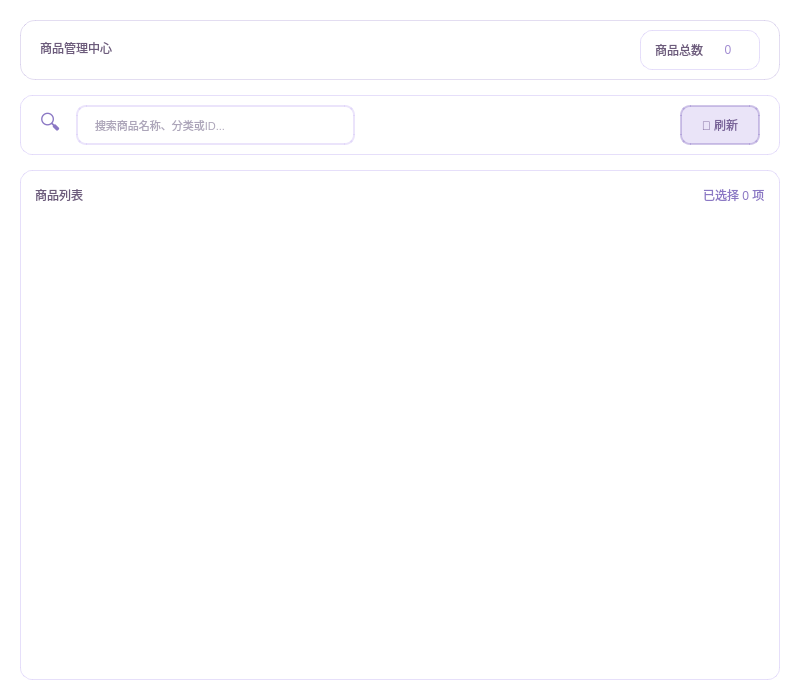
<?xml version="1.0" encoding="UTF-8"?>
<ui version="4.0">
 <class>ProductPage</class>
 <widget class="QWidget" name="ProductPage">
  <property name="geometry">
   <rect>
    <x>0</x>
    <y>0</y>
    <width>800</width>
    <height>700</height>
   </rect>
  </property>
  <property name="windowTitle">
   <string>商品管理</string>
  </property>
  <property name="styleSheet">
   <string notr="true">
/* 主容器样式 */
QWidget#ProductPage {
    background: transparent;
    font-family: &quot;微软雅黑&quot;;
}

/* 标题区域 */
QWidget#headerWidget {
    background: qlineargradient(spread:pad,x1:0,y1:0,x2:1,y2:0,
                stop:0 rgba(161, 140, 209, 0.1),
                stop:1 rgba(184, 164, 230, 0.1));
    border-radius: 15px;
    border: 1px solid rgba(161, 140, 209, 0.3);
}

QLabel#titleLabel {
    color: #6c5b7b;
    font: 700 16pt &quot;微软雅黑&quot;;
    background: transparent;
    border: none;
}

QLabel#subtitleLabel {
    color: #8b78c4;
    font: 11pt &quot;微软雅黑&quot;;
    background: transparent;
    border: none;
}

/* 统计卡片 */
QWidget#statsWidget {
    background: rgba(255, 255, 255, 0.8);
    border-radius: 12px;
    border: 1px solid rgba(214, 201, 247, 0.6);
}

QLabel#statsLabel {
    color: #6c5b7b;
    font: 600 10pt &quot;微软雅黑&quot;;
    background: transparent;
}

QLabel#countLabel {
    color: #a18cd1;
    font: 700 14pt &quot;微软雅黑&quot;;
    background: transparent;
}

/* 搜索区域 */
QWidget#searchWidget {
    background: rgba(255, 255, 255, 0.9);
    border-radius: 12px;
    border: 1px solid rgba(214, 201, 247, 0.6);
}

QLineEdit#searchInput {
    background: rgba(255, 255, 255, 0.8);
    border: 2px solid rgba(214, 201, 247, 0.5);
    border-radius: 10px;
    padding: 12px 15px;
    font: 11pt &quot;微软雅黑&quot;;
    color: #5a4c74;
}

QLineEdit#searchInput:focus {
    border: 2px solid #a18cd1;
    background: white;
}

QLineEdit#searchInput:hover {
    border: 2px solid rgba(161, 140, 209, 0.7);
}

/* 主要按钮样式 - 紫色主题 */
QPushButton#addButton, QPushButton#searchButton {
    background: qlineargradient(spread:pad,x1:0,y1:0,x2:1,y2:0,
                stop:0 #b8a4e6, stop:1 #a18cd1);
    color: white;
    border: none;
    border-radius: 10px;
    padding: 12px 20px;
    font: 600 11pt &quot;微软雅黑&quot;;
    min-width: 100px;
}

QPushButton#addButton:hover, QPushButton#searchButton:hover {
    background: qlineargradient(spread:pad,x1:0,y1:0,x2:1,y2:0,
                stop:0 #a18cd1, stop:1 #9179c4);
}

QPushButton#addButton:pressed, QPushButton#searchButton:pressed {
    background: qlineargradient(spread:pad,x1:0,y1:0,x2:1,y2:0,
                stop:0 #9179c4, stop:1 #8066b7);
}

/* 次要按钮样式 - 浅紫色 */
QPushButton#refreshButton {
    background: rgba(184, 164, 230, 0.3);
    border: 2px solid rgba(161, 140, 209, 0.5);
    border-radius: 10px;
    padding: 10px 15px;
    font: 600 11pt &quot;微软雅黑&quot;;
    color: #7a6599;
}

QPushButton#refreshButton:hover {
    background: rgba(184, 164, 230, 0.5);
    border: 2px solid #a18cd1;
}

QPushButton#refreshButton:pressed {
    background: rgba(184, 164, 230, 0.7);
}

/* 表格样式 */
QWidget#tableWidget {
    background: rgba(255, 255, 255, 0.9);
    border-radius: 12px;
    border: 1px solid rgba(214, 201, 247, 0.6);
}

QTableView {
    background: transparent;
    border: none;
    border-radius: 8px;
    gridline-color: rgba(214, 201, 247, 0.4);
    font: 10pt &quot;微软雅黑&quot;;
    color: #5a4c74;
    selection-background-color: rgba(161, 140, 209, 0.2);
}

QTableView::item {
    padding: 8px;
    border-bottom: 1px solid rgba(214, 201, 247, 0.3);
}

QTableView::item:selected {
    background: rgba(161, 140, 209, 0.2);
    color: #5a4c74;
}

QTableView::item:hover {
    background: rgba(214, 201, 247, 0.2);
}

QHeaderView::section {
    background: qlineargradient(spread:pad,x1:0,y1:0,x2:0,y2:1,
                stop:0 rgba(184, 164, 230, 0.8),
                stop:1 rgba(161, 140, 209, 0.8));
    color: white;
    padding: 10px 8px;
    border: none;
    border-right: 1px solid rgba(255, 255, 255, 0.3);
    font: 600 10pt &quot;微软雅黑&quot;;
}

QHeaderView::section:first {
    border-top-left-radius: 8px;
}

QHeaderView::section:last {
    border-top-right-radius: 8px;
    border-right: none;
}

/* 滚动条样式 */
QScrollBar:vertical {
    background: rgba(214, 201, 247, 0.3);
    width: 8px;
    border-radius: 4px;
}

QScrollBar::handle:vertical {
    background: rgba(161, 140, 209, 0.6);
    border-radius: 4px;
    min-height: 20px;
}

QScrollBar::handle:vertical:hover {
    background: #a18cd1;
}

QScrollBar::add-line:vertical, QScrollBar::sub-line:vertical {
    border: none;
    background: none;
}

QScrollBar:horizontal {
    background: rgba(214, 201, 247, 0.3);
    height: 8px;
    border-radius: 4px;
}

QScrollBar::handle:horizontal {
    background: rgba(161, 140, 209, 0.6);
    border-radius: 4px;
    min-width: 20px;
}

QScrollBar::handle:horizontal:hover {
    background: #a18cd1;
}

QScrollBar::add-line:horizontal, QScrollBar::sub-line:horizontal {
    border: none;
    background: none;
}
   </string>
  </property>
  <layout class="QVBoxLayout" name="mainLayout">
   <property name="spacing">
    <number>15</number>
   </property>
   <property name="leftMargin">
    <number>20</number>
   </property>
   <property name="topMargin">
    <number>20</number>
   </property>
   <property name="rightMargin">
    <number>20</number>
   </property>
   <property name="bottomMargin">
    <number>20</number>
   </property>
   <item>
    <widget class="QWidget" name="headerWidget" native="true">
     <property name="minimumSize">
      <size>
       <width>0</width>
       <height>60</height>
      </size>
     </property>
     <property name="maximumSize">
      <size>
       <width>16777215</width>
       <height>60</height>
      </size>
     </property>
     <layout class="QHBoxLayout" name="headerLayout">
      <property name="leftMargin">
       <number>20</number>
      </property>
      <property name="topMargin">
       <number>10</number>
      </property>
      <property name="rightMargin">
       <number>20</number>
      </property>
      <property name="bottomMargin">
       <number>15</number>
      </property>
      <item>
       <layout class="QVBoxLayout" name="titleLayout">
        <property name="spacing">
         <number>3</number>
        </property>
        <item>
         <widget class="QLabel" name="titleLabel">
          <property name="text">
           <string>商品管理中心</string>
          </property>
          <property name="alignment">
           <set>Qt::AlignmentFlag::AlignLeading|Qt::AlignmentFlag::AlignLeft|Qt::AlignmentFlag::AlignVCenter</set>
          </property>
         </widget>
        </item>
       </layout>
      </item>
      <item>
       <spacer name="headerSpacer">
        <property name="orientation">
         <enum>Qt::Orientation::Horizontal</enum>
        </property>
        <property name="sizeHint" stdset="0">
         <size>
          <width>40</width>
          <height>20</height>
         </size>
        </property>
       </spacer>
      </item>
      <item>
       <widget class="QWidget" name="statsWidget" native="true">
        <property name="minimumSize">
         <size>
          <width>120</width>
          <height>40</height>
         </size>
        </property>
        <layout class="QHBoxLayout" name="statsLayout">
         <property name="spacing">
          <number>8</number>
         </property>
         <property name="leftMargin">
          <number>15</number>
         </property>
         <property name="topMargin">
          <number>8</number>
         </property>
         <property name="rightMargin">
          <number>15</number>
         </property>
         <property name="bottomMargin">
          <number>8</number>
         </property>
         <item>
          <widget class="QLabel" name="statsLabel">
           <property name="text">
            <string>商品总数</string>
           </property>
           <property name="alignment">
            <set>Qt::AlignmentFlag::AlignCenter</set>
           </property>
          </widget>
         </item>
         <item>
          <widget class="QLabel" name="countLabel">
           <property name="text">
            <string>0</string>
           </property>
           <property name="alignment">
            <set>Qt::AlignmentFlag::AlignCenter</set>
           </property>
          </widget>
         </item>
        </layout>
       </widget>
      </item>
     </layout>
    </widget>
   </item>
   <item>
    <widget class="QWidget" name="searchWidget" native="true">
     <property name="minimumSize">
      <size>
       <width>0</width>
       <height>60</height>
      </size>
     </property>
     <property name="maximumSize">
      <size>
       <width>16777215</width>
       <height>60</height>
      </size>
     </property>
     <layout class="QHBoxLayout" name="searchLayout">
      <property name="spacing">
       <number>15</number>
      </property>
      <property name="leftMargin">
       <number>20</number>
      </property>
      <property name="topMargin">
       <number>10</number>
      </property>
      <property name="rightMargin">
       <number>20</number>
      </property>
      <property name="bottomMargin">
       <number>10</number>
      </property>
      <item>
       <widget class="QLabel" name="searchLabel">
        <property name="styleSheet">
         <string notr="true">font-size: 16pt; color: #8b78c4; background: transparent;</string>
        </property>
        <property name="text">
         <string>🔍</string>
        </property>
       </widget>
      </item>
      <item>
       <widget class="QLineEdit" name="searchInput">
        <property name="font">
         <font>
          <family>Microsoft YaHei UI</family>
          <pointsize>8</pointsize>
          <italic>false</italic>
          <bold>false</bold>
         </font>
        </property>
        <property name="styleSheet">
         <string notr="true">font: 8pt &quot;Microsoft YaHei UI&quot;;</string>
        </property>
        <property name="placeholderText">
         <string>搜索商品名称、分类或ID...</string>
        </property>
       </widget>
      </item>
      <item>
       <widget class="QPushButton" name="searchButton">
        <property name="minimumSize">
         <size>
          <width>140</width>
          <height>40</height>
         </size>
        </property>
        <property name="cursor">
         <cursorShape>PointingHandCursor</cursorShape>
        </property>
        <property name="text">
         <string>搜索</string>
        </property>
        <property name="shortcut">
         <string>Return</string>
        </property>
       </widget>
      </item>
      <item>
       <widget class="QPushButton" name="addButton">
        <property name="minimumSize">
         <size>
          <width>140</width>
          <height>40</height>
         </size>
        </property>
        <property name="cursor">
         <cursorShape>PointingHandCursor</cursorShape>
        </property>
        <property name="toolTip">
         <string>添加新商品到商城</string>
        </property>
        <property name="text">
         <string>📦 上线商品</string>
        </property>
       </widget>
      </item>
      <item>
       <widget class="QPushButton" name="refreshButton">
        <property name="minimumSize">
         <size>
          <width>80</width>
          <height>40</height>
         </size>
        </property>
        <property name="cursor">
         <cursorShape>PointingHandCursor</cursorShape>
        </property>
        <property name="text">
         <string>🔄 刷新</string>
        </property>
        <property name="shortcut">
         <string>F5</string>
        </property>
       </widget>
      </item>
     </layout>
    </widget>
   </item>
   <item>
    <widget class="QWidget" name="tableWidget" native="true">
     <layout class="QVBoxLayout" name="tableLayout">
      <property name="spacing">
       <number>10</number>
      </property>
      <property name="leftMargin">
       <number>15</number>
      </property>
      <property name="topMargin">
       <number>15</number>
      </property>
      <property name="rightMargin">
       <number>15</number>
      </property>
      <property name="bottomMargin">
       <number>15</number>
      </property>
      <item>
       <layout class="QHBoxLayout" name="tableHeaderLayout">
        <item>
         <widget class="QLabel" name="tableHeaderLabel">
          <property name="styleSheet">
           <string notr="true">color: #6c5b7b; font: 600 12pt &quot;微软雅黑&quot;; background: transparent;</string>
          </property>
          <property name="text">
           <string>商品列表</string>
          </property>
         </widget>
        </item>
        <item>
         <spacer name="tableHeaderSpacer">
          <property name="orientation">
           <enum>Qt::Orientation::Horizontal</enum>
          </property>
          <property name="sizeHint" stdset="0">
           <size>
            <width>40</width>
            <height>20</height>
           </size>
          </property>
         </spacer>
        </item>
        <item>
         <widget class="QLabel" name="selectionLabel">
          <property name="styleSheet">
           <string notr="true">color: #8b78c4; font: 10pt &quot;微软雅黑&quot;; background: transparent;</string>
          </property>
          <property name="text">
           <string>已选择 0 项</string>
          </property>
         </widget>
        </item>
       </layout>
      </item>
      <item>
       <widget class="QTableView" name="tableView">
        <property name="alternatingRowColors">
         <bool>true</bool>
        </property>
        <property name="selectionBehavior">
         <enum>QAbstractItemView::SelectionBehavior::SelectRows</enum>
        </property>
        <property name="sortingEnabled">
         <bool>true</bool>
        </property>
       </widget>
      </item>
     </layout>
    </widget>
   </item>
  </layout>
 </widget>
 <resources/>
 <connections/>
</ui>
